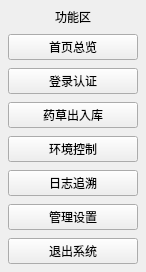
       <widget class="QFrame" name="left_panel">
        <property name="minimumSize"><size><width>146</width><height>0</height></size></property>
        <property name="maximumSize"><size><width>146</width><height>16777215</height></size></property>

        <layout class="QVBoxLayout" name="verticalLayout_left">
         <property name="leftMargin"><number>8</number></property>
         <property name="topMargin"><number>8</number></property>
         <property name="rightMargin"><number>8</number></property>
         <property name="bottomMargin"><number>8</number></property>
         <property name="spacing"><number>8</number></property>

         <item>
          <widget class="QLabel" name="label_function_title">
           <property name="maximumSize"><size><width>16777215</width><height>24</height></size></property>
           <property name="text"><string>功能区</string></property>
           <property name="alignment"><set>Qt::AlignCenter</set></property>
          </widget>
         </item>

         <item><widget class="QPushButton" name="btn_home_overview"><property name="sizePolicy"><sizepolicy hsizetype="Expanding" vsizetype="Expanding">
 <horstretch>0</horstretch>
 <verstretch>0</verstretch>
</sizepolicy></property><property name="text"><string>首页总览</string></property></widget></item>
         <item><widget class="QPushButton" name="btn_lock_toggle"><property name="sizePolicy"><sizepolicy hsizetype="Expanding" vsizetype="Expanding">
 <horstretch>0</horstretch>
 <verstretch>0</verstretch>
</sizepolicy></property><property name="text"><string>登录认证</string></property></widget></item>
         <item><widget class="QPushButton" name="btn_herb_inventory"><property name="sizePolicy"><sizepolicy hsizetype="Expanding" vsizetype="Expanding">
 <horstretch>0</horstretch>
 <verstretch>0</verstretch>
</sizepolicy></property><property name="text"><string>药草出入库</string></property></widget></item>
         <item><widget class="QPushButton" name="btn_env_control"><property name="sizePolicy"><sizepolicy hsizetype="Expanding" vsizetype="Expanding">
 <horstretch>0</horstretch>
 <verstretch>0</verstretch>
</sizepolicy></property><property name="text"><string>环境控制</string></property></widget></item>
         <item><widget class="QPushButton" name="btn_log_trace"><property name="sizePolicy"><sizepolicy hsizetype="Expanding" vsizetype="Expanding">
 <horstretch>0</horstretch>
 <verstretch>0</verstretch>
</sizepolicy></property><property name="text"><string>日志追溯</string></property></widget></item>
         <item><widget class="QPushButton" name="btn_admin_settings"><property name="sizePolicy"><sizepolicy hsizetype="Expanding" vsizetype="Expanding">
 <horstretch>0</horstretch>
 <verstretch>0</verstretch>
</sizepolicy></property><property name="text"><string>管理设置</string></property></widget></item>
         <item><widget class="QPushButton" name="btn_exit_system"><property name="sizePolicy"><sizepolicy hsizetype="Expanding" vsizetype="Expanding">
 <horstretch>0</horstretch>
 <verstretch>0</verstretch>
</sizepolicy></property><property name="text"><string>退出系统</string></property></widget></item>

        </layout>
       </widget>
